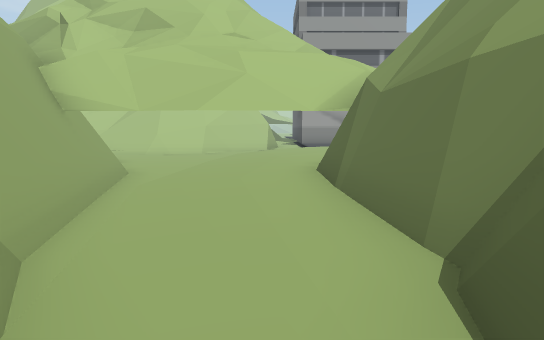
view 1 (above)

24 first-person views from a walk through a scene from a Unity 3-D project. The camera is 1.5 m above the floor, tilts 6° down and sees 70° across. The floor is counted in squares, 2 m on a side. Each view is taken from the middle of a square. On the plan, view 1 faces up. The plan holds only what a view shows up to about 12 squares ahead; the rest is blank. The place goes on beyond the plan. The player is left out. Some animated figures are left out. Door leaves are left out, so doorways stand open. Some surface patterns are stand-ins.

view 2
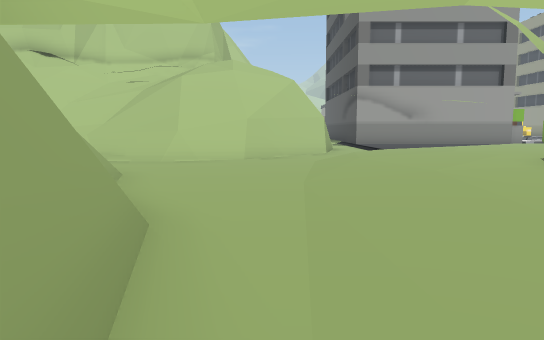

view 3
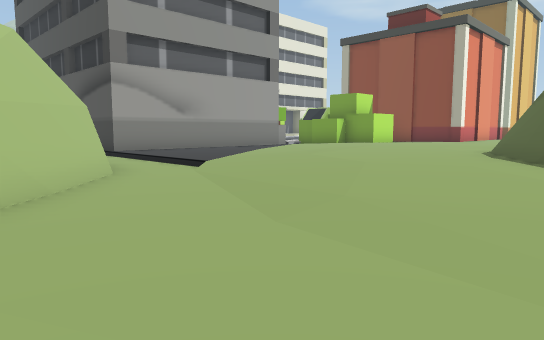

view 4
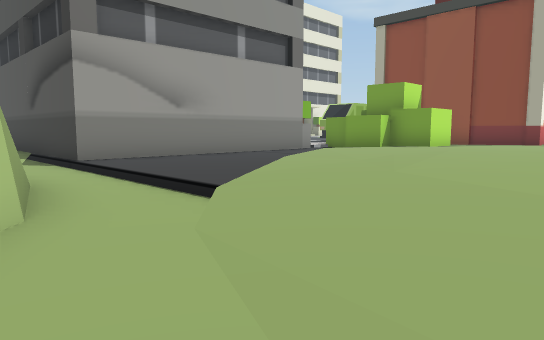

view 5
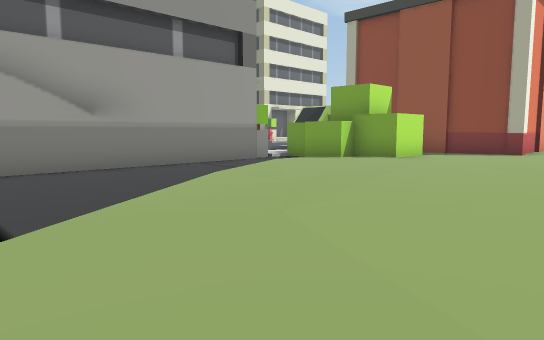

view 6
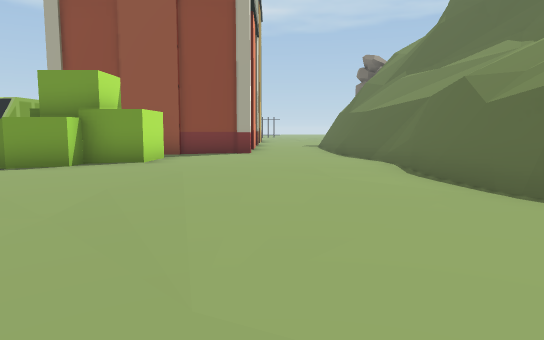

view 7
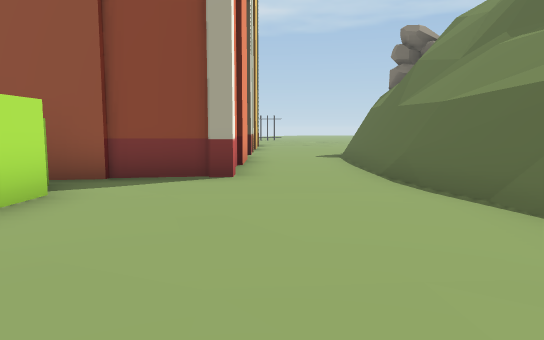

view 8
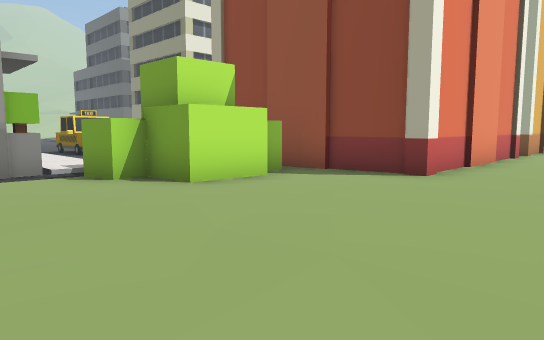

view 9
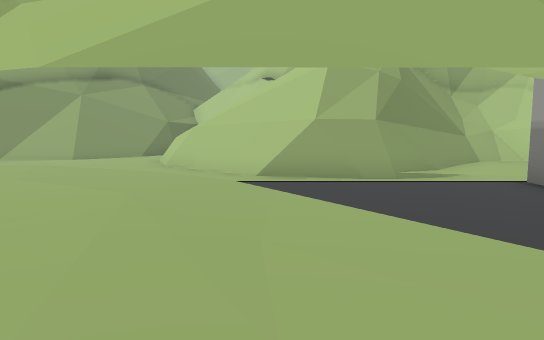

view 10
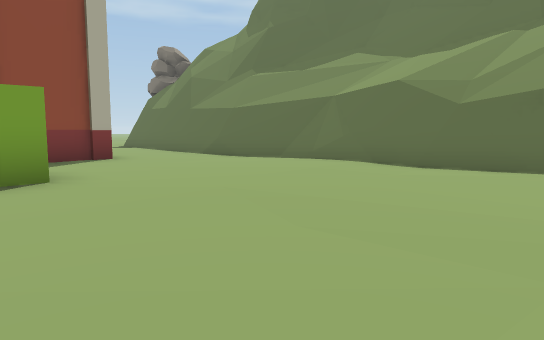

view 11
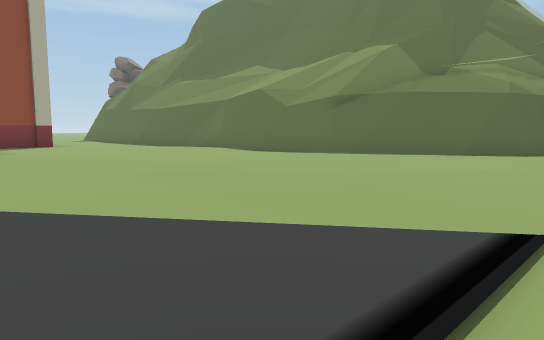

view 12
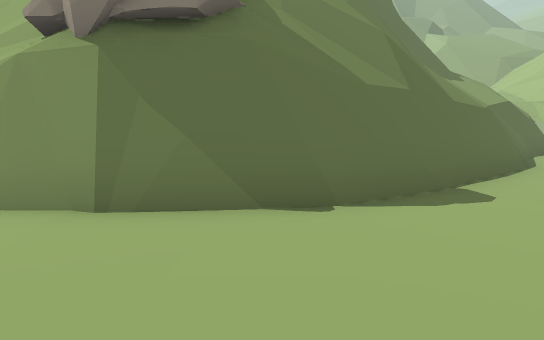

view 13
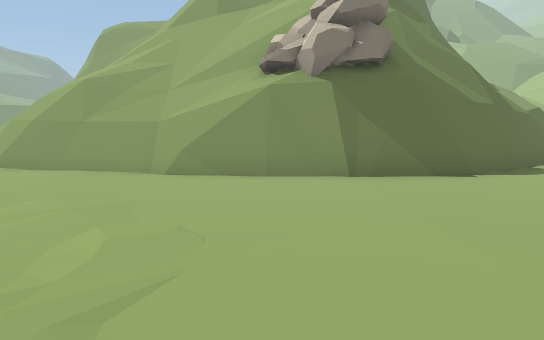

view 14
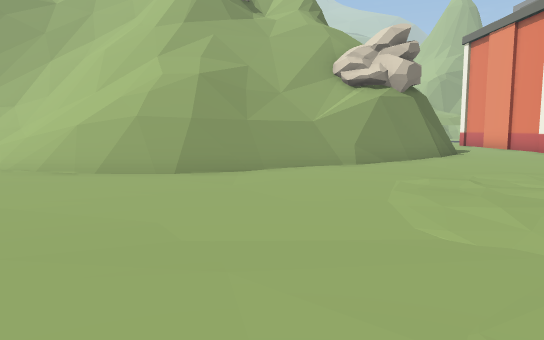

view 15
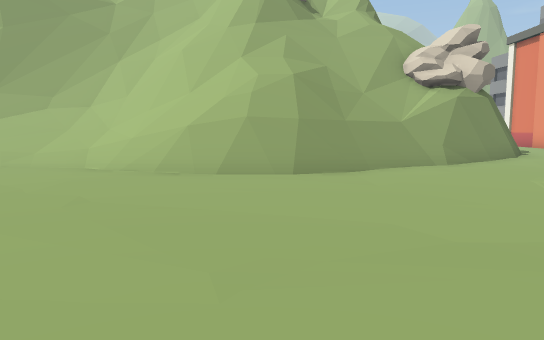

view 16
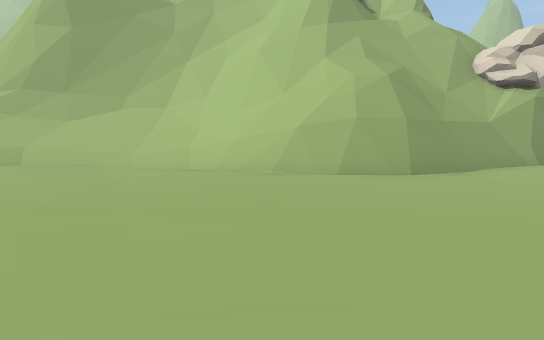

view 17
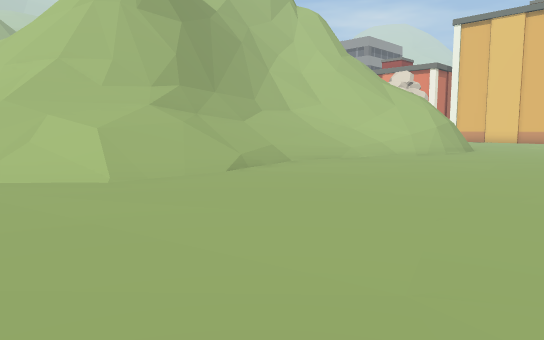

view 18
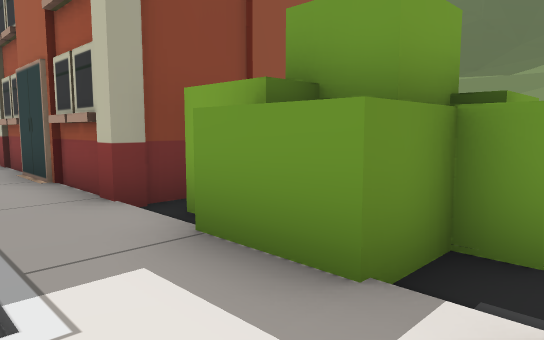

view 19
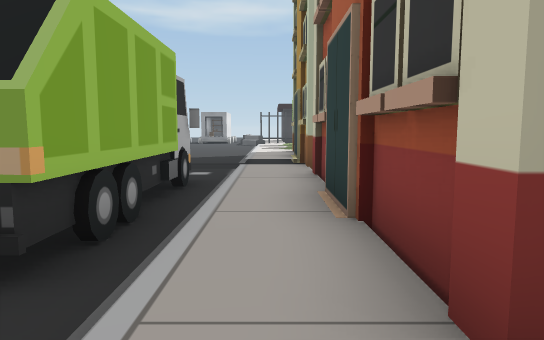

view 20
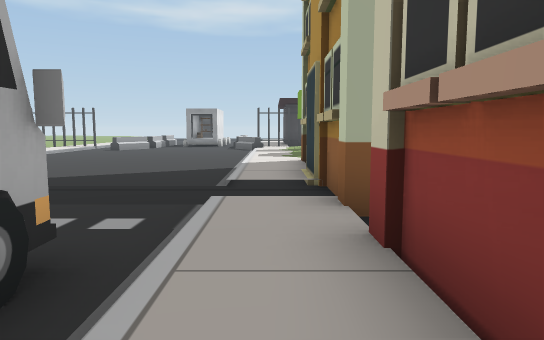

view 21
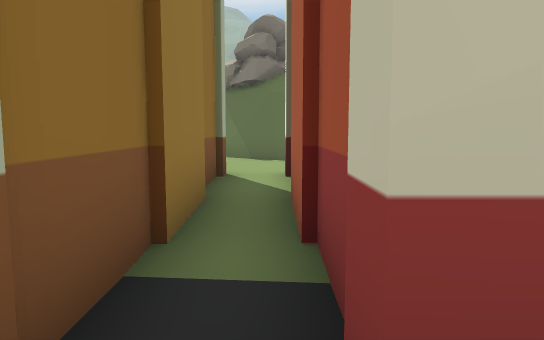

view 22
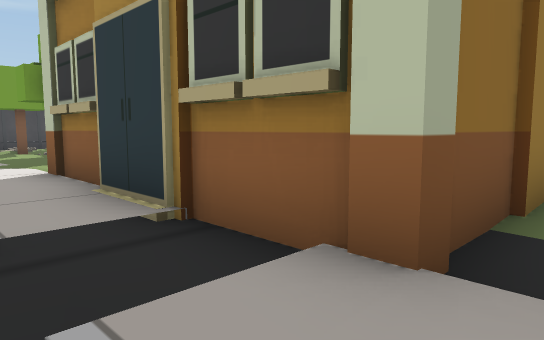

view 23
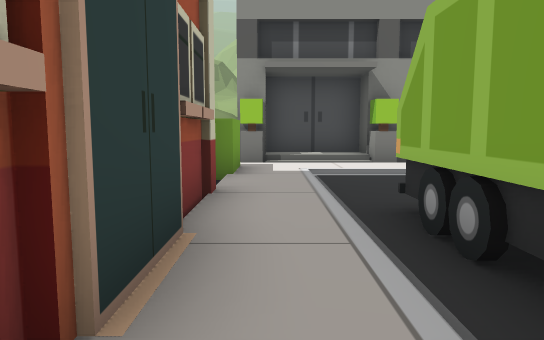

view 24
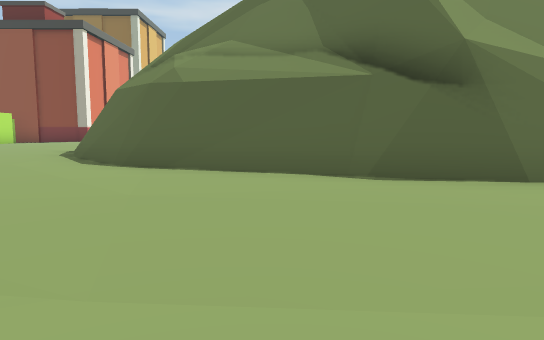

### Floor plan
Key: @ floor where view 1 was taken; # wall or solid block; . floor; / step, stairs or slope; = window, fence, low wall or low ledge; ^ raised ledge; v drop or lower ground; T truck; R tree; O other object.
Columns run from 4 left of view 1 to 33 right of it. Each row starts with its distance up from view 1.
 24   #. .#    #.......T.............
 23   #...#    ###...................
 22   ##..#######.  O######.######....R.
 21    ##.........  O#    #.#       R....=
 20     #.........OOO#    #.#
 19     #.........OOO##   #.#
 18    ##.............#   #.#
 17   ##..............#####.##
 16  ##.......................... .
 15 ##............................
 14 ................#######........
 13 .........######### vv ###......
 12 ........##       ^^//vvO##.....
 11 .......##       ^vv////OO##.....
 10  .....##    v^^ v#=^  //OO#.......
  9  .....#   ^vvv^vv     //=##=.......
  8 ##....#  v            /////=........
  7 ##...####v            /////##......
  6  #...##==              ^////#.......
  5  #...##=               ^=///=......
  4  ##..v/               ^=////=.......
  3   #..v/                //==/=......
  2   #..#                 =/=//......
  1     .#                 =^///....
  0     @                  v^///.....
 -1                        v^=//.....
 -2                        v^=//.....
 -3                        v^=//.....
 -4                      =v^=///.....
 -5                      /=^////......
 -6                       ^/////......
 -7                          //.......
 -8                               ....

Where each view was taken, in squares from view 1:
view 1: 0 up, 0 right, facing up
view 2: 5 up, 2 left, facing up
view 3: 11 up, 3 left, facing up-right
view 4: 14 up, 1 left, facing up-right
view 5: 14 up, 1 right, facing up-right
view 6: 16 up, 2 right, facing right
view 7: 16 up, 7 right, facing right
view 8: 14 up, 7 right, facing up-right
view 9: 18 up, 8 right, facing left
view 10: 20 up, 5 right, facing down-right
view 11: 20 up, 1 right, facing down-right
view 12: 16 up, 22 right, facing down-left
view 13: 16 up, 26 right, facing down-left
view 14: 8 up, 31 right, facing left
view 15: 6 up, 31 right, facing left
view 16: 4 up, 31 right, facing left
view 17: 8 down, 29 right, facing up-left
view 18: 24 up, 9 right, facing down-right
view 19: 23 up, 12 right, facing right
view 20: 23 up, 16 right, facing right
view 21: 23 up, 19 right, facing down
view 22: 24 up, 19 right, facing down-right
view 23: 23 up, 18 right, facing left
view 24: 9 up, 3 left, facing right
